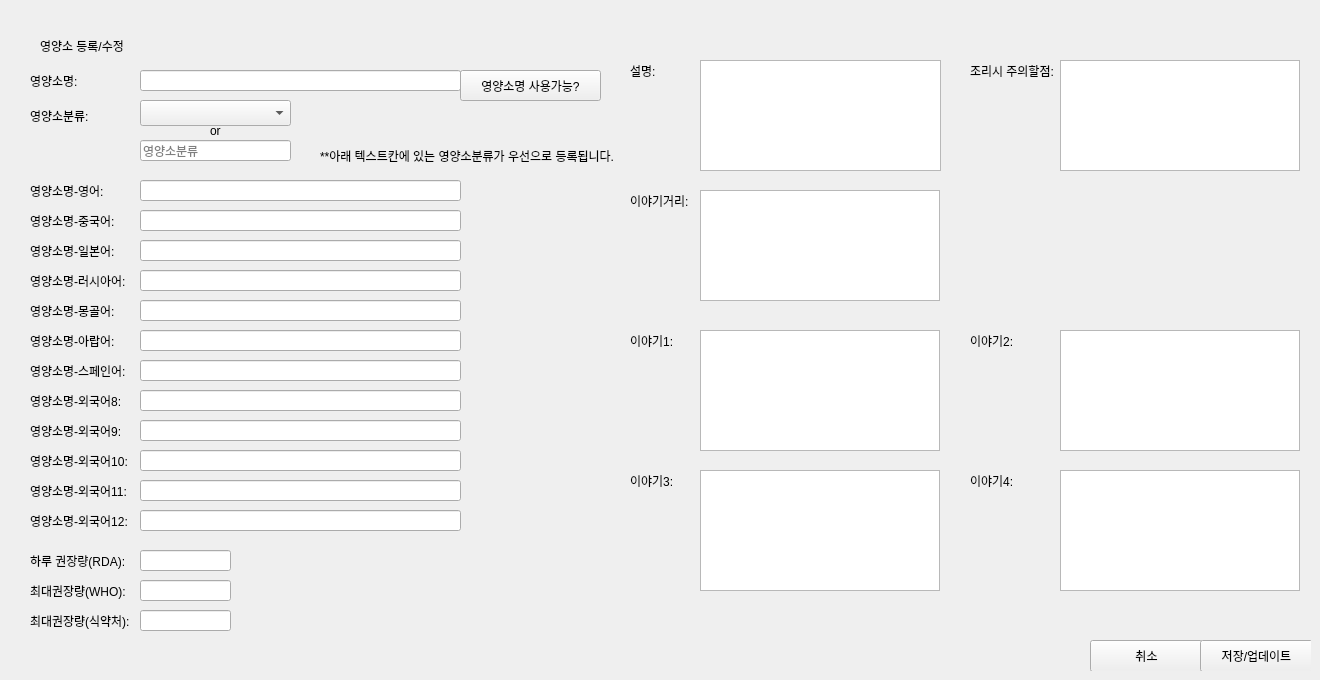
      <widget class="QWidget" name="page_data_nut_3_22">
       <widget class="QWidget" name="widget_31" native="true">
        <property name="geometry">
         <rect>
          <x>0</x>
          <y>0</y>
          <width>731</width>
          <height>631</height>
         </rect>
        </property>
        <widget class="QComboBox" name="comboBox_nut_category1_22">
         <property name="geometry">
          <rect>
           <x>140</x>
           <y>100</y>
           <width>151</width>
           <height>26</height>
          </rect>
         </property>
        </widget>
        <widget class="QPushButton" name="btn_check_uniq_nut_name_22">
         <property name="geometry">
          <rect>
           <x>460</x>
           <y>70</y>
           <width>141</width>
           <height>31</height>
          </rect>
         </property>
         <property name="text">
          <string>영양소명 사용가능?</string>
         </property>
        </widget>
        <widget class="QLineEdit" name="lineEdit_nut_lang_japanese_22">
         <property name="geometry">
          <rect>
           <x>140</x>
           <y>240</y>
           <width>321</width>
           <height>21</height>
          </rect>
         </property>
        </widget>
        <widget class="QLineEdit" name="lineEdit_nut_lang11_22">
         <property name="geometry">
          <rect>
           <x>140</x>
           <y>480</y>
           <width>321</width>
           <height>21</height>
          </rect>
         </property>
        </widget>
        <widget class="QLabel" name="label_129">
         <property name="geometry">
          <rect>
           <x>30</x>
           <y>210</y>
           <width>91</width>
           <height>21</height>
          </rect>
         </property>
         <property name="text">
          <string>영양소명-중국어:</string>
         </property>
        </widget>
        <widget class="QLabel" name="label_130">
         <property name="geometry">
          <rect>
           <x>30</x>
           <y>390</y>
           <width>101</width>
           <height>21</height>
          </rect>
         </property>
         <property name="text">
          <string>영양소명-외국어8:</string>
         </property>
        </widget>
        <widget class="QLineEdit" name="lineEdit_nut_lang_english_22">
         <property name="geometry">
          <rect>
           <x>140</x>
           <y>180</y>
           <width>321</width>
           <height>21</height>
          </rect>
         </property>
        </widget>
        <widget class="QLabel" name="label_133">
         <property name="geometry">
          <rect>
           <x>30</x>
           <y>240</y>
           <width>91</width>
           <height>21</height>
          </rect>
         </property>
         <property name="text">
          <string>영양소명-일본어:</string>
         </property>
        </widget>
        <widget class="QLabel" name="label_22">
         <property name="geometry">
          <rect>
           <x>40</x>
           <y>30</y>
           <width>101</width>
           <height>31</height>
          </rect>
         </property>
         <property name="text">
          <string>영양소 등록/수정</string>
         </property>
        </widget>
        <widget class="QLineEdit" name="lineEdit_nut_name_22">
         <property name="geometry">
          <rect>
           <x>140</x>
           <y>70</y>
           <width>321</width>
           <height>21</height>
          </rect>
         </property>
        </widget>
        <widget class="QLabel" name="label_135">
         <property name="geometry">
          <rect>
           <x>30</x>
           <y>480</y>
           <width>101</width>
           <height>21</height>
          </rect>
         </property>
         <property name="text">
          <string>영양소명-외국어11:</string>
         </property>
        </widget>
        <widget class="QLabel" name="label_136">
         <property name="geometry">
          <rect>
           <x>30</x>
           <y>360</y>
           <width>101</width>
           <height>21</height>
          </rect>
         </property>
         <property name="text">
          <string>영양소명-스페인어:</string>
         </property>
        </widget>
        <widget class="QLineEdit" name="lineEdit_nut_lang_arabic_22">
         <property name="geometry">
          <rect>
           <x>140</x>
           <y>330</y>
           <width>321</width>
           <height>21</height>
          </rect>
         </property>
        </widget>
        <widget class="QLabel" name="label_137">
         <property name="geometry">
          <rect>
           <x>30</x>
           <y>330</y>
           <width>91</width>
           <height>21</height>
          </rect>
         </property>
         <property name="text">
          <string>영양소명-아랍어:</string>
         </property>
        </widget>
        <widget class="QLabel" name="label_138">
         <property name="geometry">
          <rect>
           <x>210</x>
           <y>120</y>
           <width>21</width>
           <height>21</height>
          </rect>
         </property>
         <property name="text">
          <string>or</string>
         </property>
        </widget>
        <widget class="QLineEdit" name="lineEdit_nut_lang_spanish_22">
         <property name="geometry">
          <rect>
           <x>140</x>
           <y>360</y>
           <width>321</width>
           <height>21</height>
          </rect>
         </property>
        </widget>
        <widget class="QLabel" name="label_139">
         <property name="geometry">
          <rect>
           <x>30</x>
           <y>550</y>
           <width>101</width>
           <height>21</height>
          </rect>
         </property>
         <property name="text">
          <string>하루 권장량(RDA):</string>
         </property>
        </widget>
        <widget class="QLabel" name="label_140">
         <property name="geometry">
          <rect>
           <x>30</x>
           <y>300</y>
           <width>91</width>
           <height>21</height>
          </rect>
         </property>
         <property name="text">
          <string>영양소명-몽골어:</string>
         </property>
        </widget>
        <widget class="QLineEdit" name="lineEdit_nut_lang8_22">
         <property name="geometry">
          <rect>
           <x>140</x>
           <y>390</y>
           <width>321</width>
           <height>21</height>
          </rect>
         </property>
        </widget>
        <widget class="QLineEdit" name="lineEdit_nut_lang10_22">
         <property name="geometry">
          <rect>
           <x>140</x>
           <y>450</y>
           <width>321</width>
           <height>21</height>
          </rect>
         </property>
        </widget>
        <widget class="QLabel" name="label_141">
         <property name="geometry">
          <rect>
           <x>30</x>
           <y>105</y>
           <width>60</width>
           <height>21</height>
          </rect>
         </property>
         <property name="text">
          <string>영양소분류:</string>
         </property>
        </widget>
        <widget class="QLineEdit" name="lineEdit_nut_category1_22">
         <property name="geometry">
          <rect>
           <x>140</x>
           <y>140</y>
           <width>151</width>
           <height>21</height>
          </rect>
         </property>
         <property name="text">
          <string/>
         </property>
         <property name="placeholderText">
          <string>영양소분류</string>
         </property>
        </widget>
        <widget class="QLineEdit" name="lineEdit_nut_lang9_22">
         <property name="geometry">
          <rect>
           <x>140</x>
           <y>420</y>
           <width>321</width>
           <height>21</height>
          </rect>
         </property>
        </widget>
        <widget class="QLabel" name="label_144">
         <property name="geometry">
          <rect>
           <x>30</x>
           <y>180</y>
           <width>81</width>
           <height>21</height>
          </rect>
         </property>
         <property name="text">
          <string>영양소명-영어:</string>
         </property>
        </widget>
        <widget class="QLineEdit" name="lineEdit_nut_lang_mongolian_22">
         <property name="geometry">
          <rect>
           <x>140</x>
           <y>300</y>
           <width>321</width>
           <height>21</height>
          </rect>
         </property>
        </widget>
        <widget class="QLabel" name="label_146">
         <property name="geometry">
          <rect>
           <x>30</x>
           <y>65</y>
           <width>60</width>
           <height>31</height>
          </rect>
         </property>
         <property name="text">
          <string>영양소명:</string>
         </property>
        </widget>
        <widget class="QLineEdit" name="lineEdit_quant_RDA_22">
         <property name="geometry">
          <rect>
           <x>140</x>
           <y>550</y>
           <width>91</width>
           <height>21</height>
          </rect>
         </property>
         <property name="text">
          <string/>
         </property>
        </widget>
        <widget class="QLabel" name="label_147">
         <property name="geometry">
          <rect>
           <x>30</x>
           <y>420</y>
           <width>101</width>
           <height>21</height>
          </rect>
         </property>
         <property name="text">
          <string>영양소명-외국어9:</string>
         </property>
        </widget>
        <widget class="QLabel" name="label_149">
         <property name="geometry">
          <rect>
           <x>30</x>
           <y>510</y>
           <width>101</width>
           <height>21</height>
          </rect>
         </property>
         <property name="text">
          <string>영양소명-외국어12:</string>
         </property>
        </widget>
        <widget class="QLineEdit" name="lineEdit_nut_lang12_22">
         <property name="geometry">
          <rect>
           <x>140</x>
           <y>510</y>
           <width>321</width>
           <height>21</height>
          </rect>
         </property>
        </widget>
        <widget class="QLineEdit" name="lineEdit_nut_lang_chinese_22">
         <property name="geometry">
          <rect>
           <x>140</x>
           <y>210</y>
           <width>321</width>
           <height>21</height>
          </rect>
         </property>
        </widget>
        <widget class="QLabel" name="label_132">
         <property name="geometry">
          <rect>
           <x>30</x>
           <y>450</y>
           <width>101</width>
           <height>21</height>
          </rect>
         </property>
         <property name="text">
          <string>영양소명-외국어10:</string>
         </property>
        </widget>
        <widget class="QLineEdit" name="lineEdit_quant_WHO_22">
         <property name="geometry">
          <rect>
           <x>140</x>
           <y>580</y>
           <width>91</width>
           <height>21</height>
          </rect>
         </property>
         <property name="text">
          <string/>
         </property>
        </widget>
        <widget class="QLabel" name="label_150">
         <property name="geometry">
          <rect>
           <x>30</x>
           <y>580</y>
           <width>101</width>
           <height>21</height>
          </rect>
         </property>
         <property name="text">
          <string>최대권장량(WHO):</string>
         </property>
        </widget>
        <widget class="QLineEdit" name="lineEdit_quant_FDA_22">
         <property name="geometry">
          <rect>
           <x>140</x>
           <y>610</y>
           <width>91</width>
           <height>21</height>
          </rect>
         </property>
         <property name="text">
          <string/>
         </property>
        </widget>
        <widget class="QLabel" name="label_151">
         <property name="geometry">
          <rect>
           <x>30</x>
           <y>610</y>
           <width>101</width>
           <height>21</height>
          </rect>
         </property>
         <property name="text">
          <string>최대권장량(식약처):</string>
         </property>
        </widget>
        <widget class="QLineEdit" name="lineEdit_nut_lang_russian_22">
         <property name="geometry">
          <rect>
           <x>140</x>
           <y>270</y>
           <width>321</width>
           <height>21</height>
          </rect>
         </property>
        </widget>
        <widget class="QLabel" name="label_148">
         <property name="geometry">
          <rect>
           <x>30</x>
           <y>270</y>
           <width>101</width>
           <height>21</height>
          </rect>
         </property>
         <property name="text">
          <string>영양소명-러시아어:</string>
         </property>
        </widget>
        <widget class="QLabel" name="label_143">
         <property name="geometry">
          <rect>
           <x>320</x>
           <y>140</y>
           <width>351</width>
           <height>31</height>
          </rect>
         </property>
         <property name="text">
          <string>**아래 텍스트칸에 있는 영양소분류가 우선으로 등록됩니다.</string>
         </property>
        </widget>
       </widget>
       <widget class="QWidget" name="widget_36" native="true">
        <property name="geometry">
         <rect>
          <x>960</x>
          <y>610</y>
          <width>351</width>
          <height>61</height>
         </rect>
        </property>
        <widget class="QPushButton" name="btn_cancel_22">
         <property name="geometry">
          <rect>
           <x>130</x>
           <y>30</y>
           <width>113</width>
           <height>32</height>
          </rect>
         </property>
         <property name="text">
          <string>취소</string>
         </property>
        </widget>
        <widget class="QPushButton" name="btn_save_22">
         <property name="geometry">
          <rect>
           <x>240</x>
           <y>30</y>
           <width>113</width>
           <height>32</height>
          </rect>
         </property>
         <property name="text">
          <string>저장/업데이트</string>
         </property>
        </widget>
       </widget>
       <widget class="QWidget" name="widget_35" native="true">
        <property name="geometry">
         <rect>
          <x>620</x>
          <y>40</y>
          <width>691</width>
          <height>631</height>
         </rect>
        </property>
        <widget class="QLabel" name="label_155">
         <property name="geometry">
          <rect>
           <x>350</x>
           <y>290</y>
           <width>71</width>
           <height>21</height>
          </rect>
         </property>
         <property name="text">
          <string>이야기2:</string>
         </property>
        </widget>
        <widget class="QLabel" name="label_223">
         <property name="geometry">
          <rect>
           <x>10</x>
           <y>290</y>
           <width>60</width>
           <height>21</height>
          </rect>
         </property>
         <property name="text">
          <string>이야기1:</string>
         </property>
        </widget>
        <widget class="QPlainTextEdit" name="plainTextEdit_story1_22">
         <property name="geometry">
          <rect>
           <x>80</x>
           <y>290</y>
           <width>240</width>
           <height>121</height>
          </rect>
         </property>
        </widget>
        <widget class="QPlainTextEdit" name="plainTextEdit_tale_22">
         <property name="geometry">
          <rect>
           <x>80</x>
           <y>150</y>
           <width>240</width>
           <height>111</height>
          </rect>
         </property>
        </widget>
        <widget class="QPlainTextEdit" name="plainTextEdit_story2_22">
         <property name="geometry">
          <rect>
           <x>440</x>
           <y>290</y>
           <width>240</width>
           <height>121</height>
          </rect>
         </property>
        </widget>
        <widget class="QPlainTextEdit" name="plainTextEdit_story3_22">
         <property name="geometry">
          <rect>
           <x>80</x>
           <y>430</y>
           <width>240</width>
           <height>121</height>
          </rect>
         </property>
        </widget>
        <widget class="QLabel" name="label_224">
         <property name="geometry">
          <rect>
           <x>10</x>
           <y>430</y>
           <width>60</width>
           <height>21</height>
          </rect>
         </property>
         <property name="text">
          <string>이야기3:</string>
         </property>
        </widget>
        <widget class="QLabel" name="label_225">
         <property name="geometry">
          <rect>
           <x>350</x>
           <y>430</y>
           <width>71</width>
           <height>21</height>
          </rect>
         </property>
         <property name="text">
          <string>이야기4:</string>
         </property>
        </widget>
        <widget class="QPlainTextEdit" name="plainTextEdit_story4_22">
         <property name="geometry">
          <rect>
           <x>440</x>
           <y>430</y>
           <width>240</width>
           <height>121</height>
          </rect>
         </property>
        </widget>
        <widget class="QLabel" name="label_226">
         <property name="geometry">
          <rect>
           <x>10</x>
           <y>150</y>
           <width>71</width>
           <height>21</height>
          </rect>
         </property>
         <property name="text">
          <string>이야기거리:</string>
         </property>
        </widget>
        <widget class="QLabel" name="label_134">
         <property name="geometry">
          <rect>
           <x>10</x>
           <y>20</y>
           <width>60</width>
           <height>21</height>
          </rect>
         </property>
         <property name="text">
          <string>설명:</string>
         </property>
        </widget>
        <widget class="QPlainTextEdit" name="plainTextEdit_description_22">
         <property name="geometry">
          <rect>
           <x>80</x>
           <y>20</y>
           <width>241</width>
           <height>111</height>
          </rect>
         </property>
        </widget>
        <widget class="QLabel" name="label_142">
         <property name="geometry">
          <rect>
           <x>350</x>
           <y>20</y>
           <width>101</width>
           <height>21</height>
          </rect>
         </property>
         <property name="text">
          <string>조리시 주의할점:</string>
         </property>
        </widget>
        <widget class="QPlainTextEdit" name="plainTextEdit_cooking_caution_22">
         <property name="geometry">
          <rect>
           <x>440</x>
           <y>20</y>
           <width>240</width>
           <height>111</height>
          </rect>
         </property>
        </widget>
       </widget>
      </widget>
